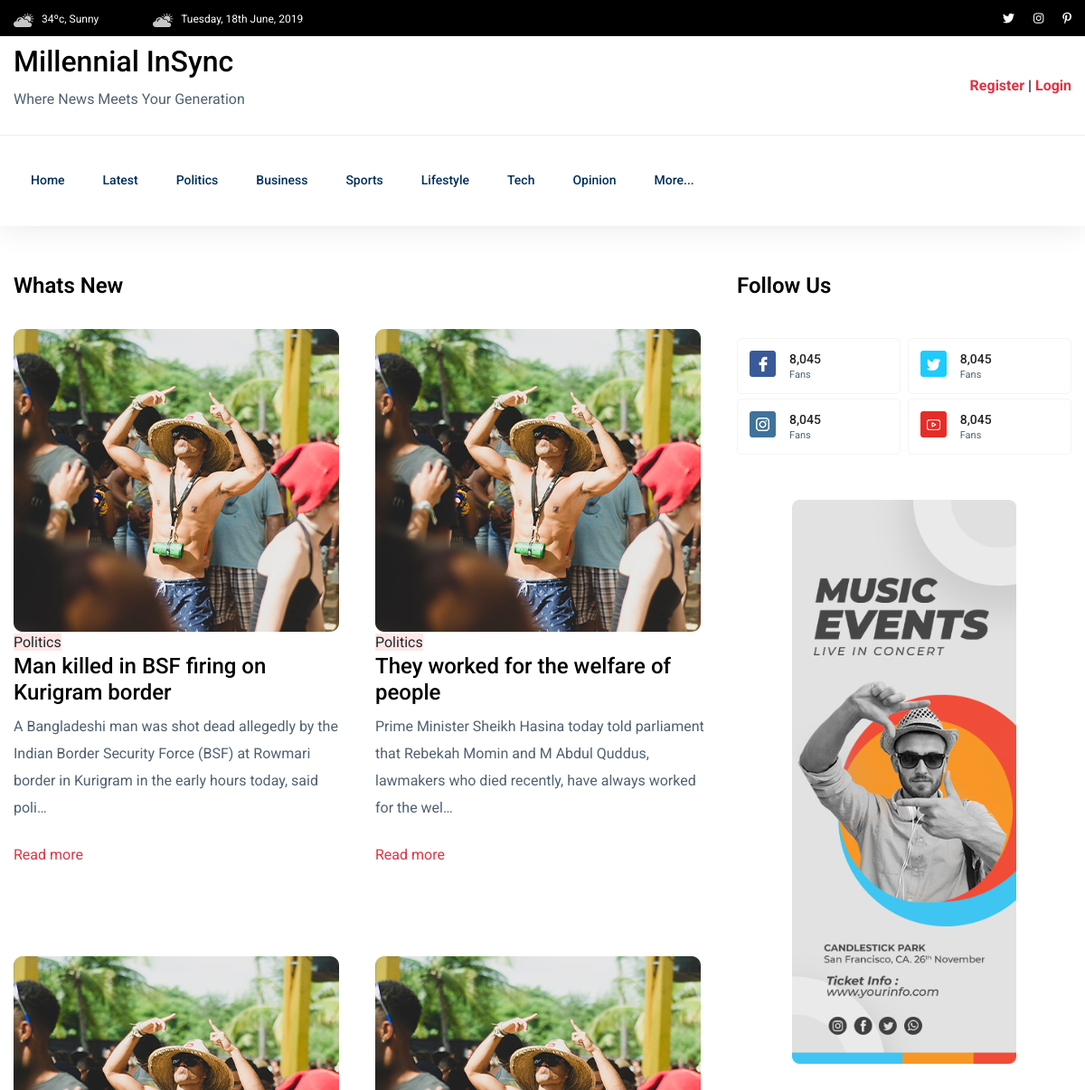
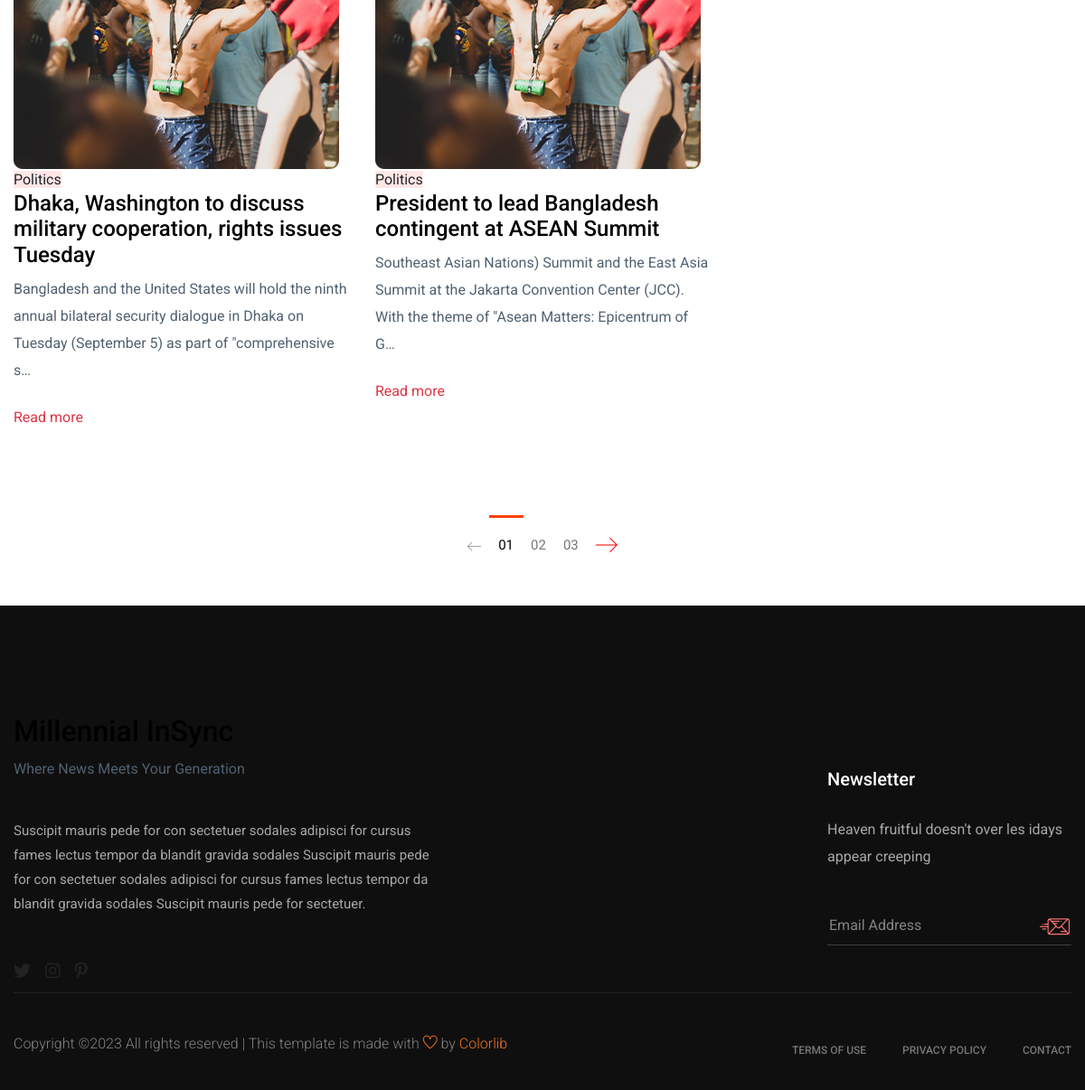
Screenshot of /article/category/politics/ with the database file from the repository (2 pictures, top to bottom).
### article/models.py (models this page shows, shortened)
class Article(models.Model):
    headline = models.CharField(max_length=250)
    slug = models.SlugField(max_length=250)
    tags = models.CharField(max_length=500,blank=True, null=True)
    category = models.ForeignKey(Category, related_name='article', on_delete=models.CASCADE)
    body = models.TextField()
    img = models.FileField(blank=True, null=True, upload_to="photos/article")
    writer = models.ForeignKey(User, on_delete=models.CASCADE)
    published_time = models.DateTimeField(auto_now_add=True)
    updated_time = models.DateTimeField(auto_now=True)

class Category(models.Model):
    name = models.CharField(max_length=50)
    slug = models.SlugField(max_length=50, unique=True)
    img = models.FileField(blank=True, null=True, upload_to="photos/category")

### article/views.py (the view)
# urls.py: path("category/<slug:category_slug>/", category_article_view, name='category_article'),
def category_article_view(request, category_slug):
    articles = Article.objects.filter(category__slug = category_slug)
    articles_avg_rating_annotated = articles.annotate(avg_rating=Avg('review__rating'))
    sorted_articles = articles_avg_rating_annotated.order_by('-avg_rating')
    return render(request, 'article/category.html', {'articles': sorted_articles})

### article/templates/article/category.html
{% extends 'base.html' %}
{% block main %}
<section class="whats-news-area pt-50 pb-20">
    <div class="container">
        <div class="row">
        <div class="col-lg-8">
            <div class="row d-flex justify-content-between">
                <div class="col-lg-3 col-md-3">
                    <div class="section-tittle mb-30">
                        <h3>Whats New</h3>
                    </div>
                </div>
            </div>
            <div class="row">
                <div class="col-12">
                    <div class="tab-content" id="nav-tabContent">
                        <div class="tab-pane fade show active" id="nav-home" role="tabpanel"aria-labelledby="nav-home-tab">
                            <div class="whats-news-caption">
                                <div class="row">
                                    {% for article in articles %}
                                    <div class="col-lg-6 col-md-6">
                                        <div class="mb-100">
                                            <div class="">
                                                <img src="assets/img/news/whatNews1.jpg" alt="">
                                            </div>
                                            <div class="what-cap">
                                                <span class="color1">{{ article.category.name }}</span>
                                                <h4><a href="{% url 'article_detail' article.category.slug  article.slug %}">{{ article.headline }}</a></h4>
                                                <div class="">
                                                    <p class="about-pera1 mb-25">
                                                        {{ article.body|truncatechars:150 }}
                                                    </p>
                                                    <a class="text-danger"
                                                    href="{% url 'article_detail' article.category.slug  article.slug %}">Read more</a>
                                                </div>
                                            </div>
                                        </div>
                                    </div>
                                    {% endfor %}
                                </div>
                            </div>
                        </div>
                    </div>
                </div>
            </div>
        </div>
        <div class="col-lg-4">
            <div class="section-tittle mb-40">
                <h3>Follow Us</h3>
            </div>
            <div class="single-follow mb-45">
                <div class="single-box">
                    <div class="follow-us d-flex align-items-center">
                        <div class="follow-social">
                            <a href="#"><img src="assets/img/news/icon-fb.png" alt=""></a>
                        </div>
                        <div class="follow-count">
                            <span>8,045</span>
                            <p>Fans</p>
                        </div>
                    </div>
                    <div class="follow-us d-flex align-items-center">
                        <div class="follow-social">
                            <a href="#"><img src="assets/img/news/icon-tw.png" alt=""></a>
                        </div>
                        <div class="follow-count">
                            <span>8,045</span>
                            <p>Fans</p>
                        </div>
                    </div>
                        <div class="follow-us d-flex align-items-center">
                        <div class="follow-social">
                            <a href="#"><img src="assets/img/news/icon-ins.png" alt=""></a>
                        </div>
                        <div class="follow-count">
                            <span>8,045</span>
                            <p>Fans</p>
                        </div>
                    </div>
                    <div class="follow-us d-flex align-items-center">
                        <div class="follow-social">
                            <a href="#"><img src="assets/img/news/icon-yo.png" alt=""></a>
                        </div>
                        <div class="follow-count">
                            <span>8,045</span>
                            <p>Fans</p>
                        </div>
                    </div>
                </div>
            </div>
            <div class="news-poster d-none d-lg-block">
                <img src="assets/img/news/news_card.jpg" alt="">
            </div>
        </div>
        </div>
    </div>
</section>
<div class="pagination-area pb-45 text-center">
    <div class="container">
        <div class="row">
            <div class="col-xl-12">
                <div class="single-wrap d-flex justify-content-center">
                    <nav aria-label="Page navigation example">
                        <ul class="pagination justify-content-start">
                          <li class="page-item"><a class="page-link" href="#"><span class="flaticon-arrow roted"></span></a></li>
                            <li class="page-item active"><a class="page-link" href="#">01</a></li>
                            <li class="page-item"><a class="page-link" href="#">02</a></li>
                            <li class="page-item"><a class="page-link" href="#">03</a></li>
                          <li class="page-item"><a class="page-link" href="#"><span class="flaticon-arrow right-arrow"></span></a></li>
                        </ul>
                      </nav>
                </div>
            </div>
        </div>
    </div>
</div>
{% endblock main %}

### rows the page displays
Article: category.name "Politics", headline "Man killed in BSF firing on Kurigram border", body "A Bangladeshi man was shot dead allegedly by the Indian Border Security Force (BSF) at Rowmari border in Kurigram in the early hours today, said poli…"
Article: category.name "Politics", headline "They worked for the welfare of people", body "Prime Minister Sheikh Hasina today told parliament that Rebekah Momin and M Abdul Quddus, lawmakers who died recently, have always worked for the wel…"
Article: category.name "Politics", headline "Dhaka, Washington to discuss military cooperation, rights issues Tuesday", body "Bangladesh and the United States will hold the ninth annual bilateral security dialogue in Dhaka on Tuesday (September 5) as part of \"comprehensive s…"
Article: category.name "Politics", headline "President to lead Bangladesh contingent at ASEAN Summit", body "Southeast Asian Nations) Summit and the East Asia Summit at the Jakarta Convention Center (JCC). With the theme of \"Asean Matters: Epicentrum of G…"
